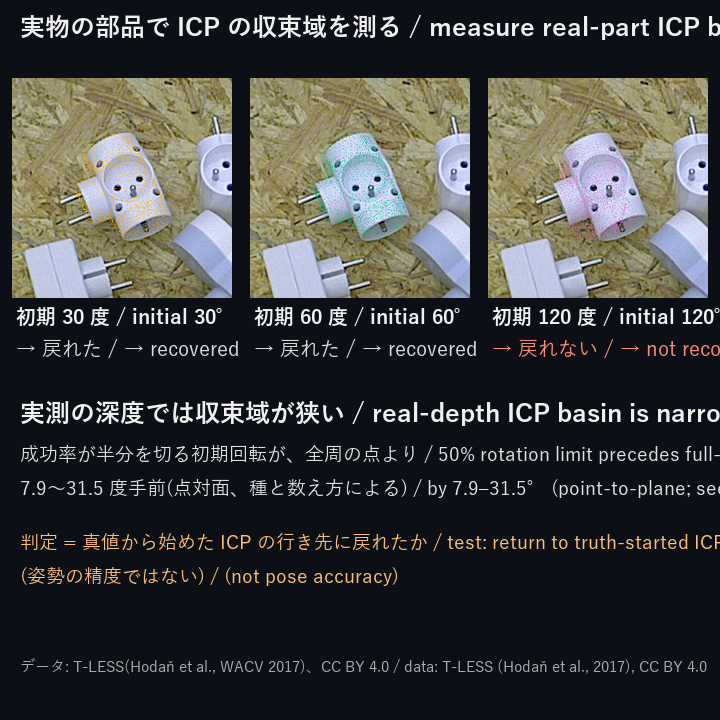
#> input picture docs/articles/assets/poc/poc_registration_basin/07_real_scan_still.png, 720 x 720 px
$ python -i gen_view2026_story_gifs.py   (imports and definitions only)
#> lines starting #> are read from the running program, lines starting #| are printed output that depends on the picture
#!/usr/bin/env python3
"""Build the short story GIFs used by the ViEW2026 2-D exhibits.

Frame selection is deliberately mechanical and reviewable.  The current exhibit media is
always frame 1 (the cover).  If the caption ledger lists ``story_figures`` (figure names),
those follow the cover in that order.  Otherwise, from the remaining raster figures, in ``figures.json`` order,
we keep the earliest scene/raw/input, process/intermediate, result/truth/error, and
limit/failure figure suggested by its file/name; unfilled slots are spread through the
remaining ordered figures.  Thus the cover still works when animation is stopped, while
the following frames read as scene -> processing -> result -> truth/error -> limit.  A
PoC with only one or two usable raster figures remains static; three figures are retained
when that is all the author supplied, rather than duplicating a frame to reach four.

Japanese and English paths are both made for the page contract, although the frames carry
no generated heading: the source figures already identify themselves.  Progress is shown
only by bitmap dots.  GIFs are only rewritten when the selected source digest changes,
avoiding Pillow-version byte drift while still making stale inputs regenerate.

English frames (2026-11-23).  Every page except the Japanese one shows the ``en`` GIF, and the
PoC figures carry Japanese labels.  For a PoC listed in ``docs/view2026/figure_text.json`` (made
by ``tools/audit_view2026_figure_text.py``, which runs the PoC and records the strings drawn
for each figure), the ``en`` GIF is chosen by the same rules from the figures whose text is
English, bilingual or absent.  A figure changed since the audit counts as not English-ready
(fail-closed).  With one or two such figures the ``en`` page shows the first of them as a
still; with none, the ``en`` page keeps the Japanese frames and the ledger states the
limitation (``en.text``).  PoCs not in the audit keep the Japanese frames (``not_audited``).
"""
from __future__ import annotations

import hashlib
import io
import json
from pathlib import Path

import numpy as np
from PIL import Image, ImageSequence

try:
    from tools.gen_view2026_thumbs import (
        DOCS as THUMB_DOCS,
        SIZE as THUMB_SIZE,
        SPEC as THUMB_SPEC,
        _contain_square,
        _load as _load_thumb_source,
        _square,
        thumbnail_specs,
    )
except ModuleNotFoundError:  # ``py tools/gen_view2026_story_gifs.py``
    from gen_view2026_thumbs import (  # type: ignore[no-redef]
        DOCS as THUMB_DOCS,
        SIZE as THUMB_SIZE,
        SPEC as THUMB_SPEC,
        _contain_square,
        _load as _load_thumb_source,
        _square,
        thumbnail_specs,
    )
try:
    from tools.audit_view2026_figure_text import ENGLISH_READY
except ModuleNotFoundError:  # ``py tools/gen_view2026_story_gifs.py``
    from audit_view2026_figure_text import ENGLISH_READY  # type: ignore[no-redef]


ROOT = Path(__file__).resolve().parents[1]
VIEW = ROOT / "docs" / "view2026"
ASSETS = ROOT / "docs" / "articles" / "assets" / "poc"
EXHIBITS = VIEW / "exhibits.json"
CAPTIONS = ROOT / "docs" / "articles" / "exhibits" / "poc_captions.json"
LEDGER = VIEW / "story_gifs.json"
#: 図ごとに描いた文字の監査(tools/audit_view2026_figure_text.py が書く)。英語版のコマ選びに使う。
FIGURE_TEXT = VIEW / "figure_text.json"
#: 英語版のコマの状態(台帳の ``en.text``)。
EN_NOT_AUDITED = "not_audited"
EN_FRAMES = "english_ready_frames"
EN_STILL = "english_ready_still"
EN_LIMITATION = "limitation_japanese_text_in_every_figure"
#: 英語版の GIF に要るコマの最少数(これ未満なら英語に読める最初の 1 枚を静止画で出す)。
EN_MIN_FRAMES = 3
#: 英語版の表紙を、日本語版の表紙もサムネイルの元も使えないときに名前で探す語。
EN_COVER_WORD = "cover"
WIDTH = 720
HEIGHT = 720
PROGRESS_HEIGHT = 30
CONTENT_HEIGHT = HEIGHT - PROGRESS_HEIGHT
MAX_BYTES = 2_500_000
MAX_FRAMES = 6
COLOR_MAD_LIMIT = 6.0
FIRST_MS = 2500
OTHER_MS = 1600
MIN_ASPECT = 0.42
MAX_ASPECT = 2.40
# 表・数表だけの図については、第3版で除外した30図を閾値変更後も復活させない。
PREVIOUS_MIN_ASPECT = 0.60
PREVIOUS_MAX_ASPECT = 1.67
END_BAND_FRACTION = 0.15
TITLE_BAND_FRACTION = 0.12
HIGH_FREQUENCY_THRESHOLD = 64
MIN_LAPLACIAN_DENSITY = 0.0005
MIN_CONTENT_FRACTION = 0.36
RASTER = {".png", ".jpg", ".jpeg", ".webp", ".bmp", ".tif", ".tiff"}
#: カード媒体と物語の表紙を分ける例。偏光はカードで結果の3枚比較(09)を見せ、物語は320 pxでも読める2枚比較(10)から始める。
#: 動きが主の展示でも、静止画の表紙(サムネイルと同じ図)から物語の GIF を作る目玉(2026-11-23)。
MOTION_STORY_COVERS = {"poc_registration_basin": "07_real_scan_still.png",
                       "poc_interferometry_step": "10_csi_scan_still.png",
                       "poc_lidar_terrain_change": "15_real_dod_still.png"}
#: 太陽電池 EL はカードの図(6 枚組)の切り出しが説明の無い橙の大円になっていたので、PoC が書く
#: 日英併記の表紙(real_cover)から始める(2026-11-23)。
COVER_OVERRIDES = {"poc_polarization_specular": "10_glare_cover.png",
                   "poc_solar_el_inspection": "15_real_cover.png",
                   **MOTION_STORY_COVERS}
EYE_CATCHERS = """poc_phase_measuring_deflectometry poc_industrial_oct
poc_hyperspectral_foreign_matter poc_thin_film_reflectometry poc_cad_scan_deviation
poc_telecentric_metrology poc_tem_ctf_thon_rings poc_virtual_sem_kv_cd_bse
poc_dual_energy_xray poc_weld_radiograph_porosity poc_good_sample_variation_model
poc_code_matching_breakdown poc_fourier_ptychography poc_photoelasticity""".split()

ROLE_WORDS = (
    ("scene", "raw", "input", "sample", "photo", "image", "scan", "radiograph", "bscan"),
    ("process", "intermediate", "filter", "unwrap", "profile", "spectrum", "map", "recovery"),
    ("result", "detect", "recon", "measure", "output", "truth", "error", "residual", "compare", "vs"),
    ("limit", "failure", "break", "cliff", "ambigu", "bias", "noise", "sweep", "tradeoff"),
)


def _json(path: Path):
    return json.loads(path.read_text(encoding="utf-8"))


# [8 lines left out: function _is_target, not called in this run]


def _usable(row: dict, folder: Path) -> bool:
    p = folder / row.get("file", "")
    return (not row.get("animated")) and p.suffix.lower() in RASTER and p.is_file()


# [92 lines left out: functions choose_frames, chosen_frames, _cover_file, _prepared_image, not called in this run]


def _laplacian(gray: np.ndarray) -> np.ndarray:
    """4近傍 Laplacian の絶対値。外周は文字判定にも使わないので0にする。"""
    lap = np.zeros(gray.shape, dtype=np.int32)
    lap[1:-1, 1:-1] = np.abs(
        4 * gray[1:-1, 1:-1] - gray[:-2, 1:-1] - gray[2:, 1:-1]
        - gray[1:-1, :-2] - gray[1:-1, 2:]
    )
    return lap


# [31 lines left out: function _has_text_like_detail, not called in this run]


def _dense_crop(im: Image.Image) -> tuple[list[int] | None, float, str | None]:
    """極端比率の図から、題と端の文字を守った内容量最大の窓を選ぶ。"""
    gray = np.asarray(im.convert("L"), dtype=np.int16)
    h, w = gray.shape
    lap = _laplacian(gray)
    if w / h > MAX_ASPECT:
        crop_w = min(w, max(1, int(MAX_ASPECT * h)))
        scores = np.convolve(lap.sum(axis=0, dtype=np.int64),
                             np.ones(crop_w, dtype=np.int64), mode="valid")
        band = max(1, round(END_BAND_FRACTION * w))
        title_h = max(1, round(TITLE_BAND_FRACTION * h))
        protect_left = _has_text_like_detail(gray[title_h:, :band])
        protect_right = _has_text_like_detail(gray[title_h:, w - band:])
        if protect_left and protect_right:
            return None, 0.0, "protected_both_edges"
        x = 0 if protect_left else w - crop_w if protect_right else int(np.argmax(scores))
        y, crop_h = 0, h
        score = int(scores[x])
    elif w / h < MIN_ASPECT:
        crop_h = min(h, max(1, int(w / MIN_ASPECT)))
        scores = np.convolve(lap.sum(axis=1, dtype=np.int64),
                             np.ones(crop_h, dtype=np.int64), mode="valid")
        band = max(1, round(END_BAND_FRACTION * h))
        protect_top = _has_text_like_detail(gray[:band, :])
        protect_bottom = _has_text_like_detail(gray[h - band:, :])
        if protect_top and protect_bottom:
            return None, 0.0, "protected_both_edges"
        y = 0 if protect_top else h - crop_h if protect_bottom else int(np.argmax(scores))
        x, crop_w = 0, w
        score = int(scores[y])
    else:
        return None, 0.0, None
    # 全高を残す横長図でも、内容量だけで左右を選ぶと中央の題が丸ごと窓外に
    # なることがある。縦長図では上端を切り得るので同じ検査がそのまま効く。
    title_h = max(1, round(TITLE_BAND_FRACTION * h))
    source_has_title = _has_text_like_detail(gray[:title_h, :], minimum_tiles=24)
    crop_has_title = y < title_h and _has_text_like_detail(
        gray[y:min(y + crop_h, title_h), x:x + crop_w], minimum_tiles=24)
    if source_has_title and not crop_has_title:
        return None, 0.0, "title_band_missing"
    density = score / (1020.0 * crop_w * crop_h)
    return [x, y, crop_w, crop_h], density, None


# [121 lines left out: functions _text_only_name, _plan_rows, _prepared_row, _progress_dot, _render, _encode, not called in this run]


def _decoded(blob: bytes) -> list[Image.Image]:
    with Image.open(io.BytesIO(blob)) as im:
        return [f.convert("RGB").copy() for f in ImageSequence.Iterator(im)]


def _mad(a: Image.Image, b: Image.Image) -> float:
    aa, bb = a.tobytes(), b.tobytes()
    return sum(abs(x - y) for x, y in zip(aa, bb)) / len(aa)


# [92 lines left out: functions _content_mads, _digest, _write_gif, _english_ready, _thumb_source_file, not called in this run]


def _has_thumb_spec(pid: str) -> bool:
    specs, _contained = thumbnail_specs()
    return any(thumb_pid == pid for thumb_pid, _rel, _frame, _crop in specs)


# [156 lines left out: functions _english_rows, main, not called in this run]


# [2 lines not run here, left out]

>>> from PIL import Image
>>> picture = Image.open('../docs/articles/assets/poc/poc_registration_basin/07_real_scan_still.png')
#> picture is the input picture: PIL image 720x720 RGB; mean R, G, B 62, 63.7, 62.6
>>> result = _dense_crop(picture)
#> in _dense_crop, `gray = np.asarray(im.convert("L"), dtype=np.int16)`:
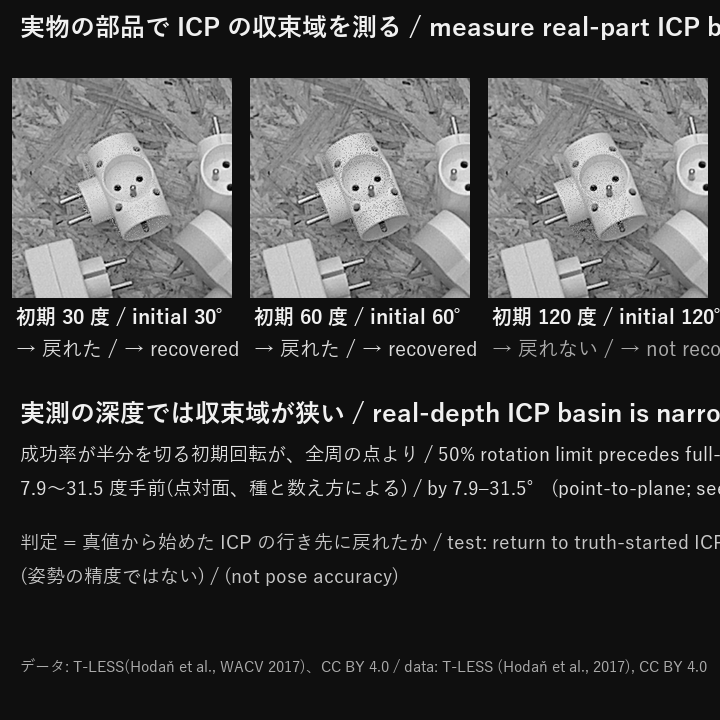
#> gray: shape (720, 720) int16; min 0, max 254, mean 62.7
#> in _laplacian, `lap[1:-1, 1:-1] = np.abs( 4 * gray[1:-1, 1:-1] - gray[:-2, 1:-1] - gra..`:
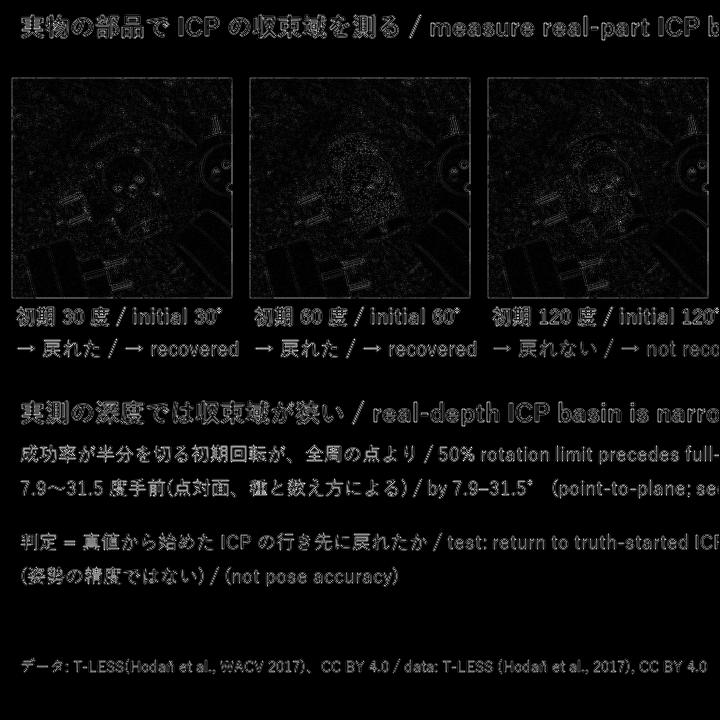
#> lap: shape (720, 720) int32; min 0, max 632, mean 27.2; drawn with min black and max white
